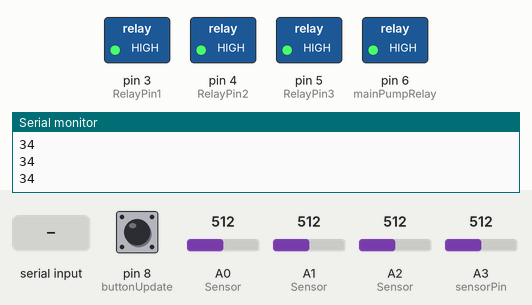
The sketch below on a simulated Arduino Uno, built with avr-gcc and run on an emulated ATmega328P. On the bench: switched loads named in the sketch (green lamp = pin HIGH), the last lines printed to the serial monitor. The inputs (shaded band) are chosen by the test bench; at power-on: A2 (Sensor) = 512, pin 8 (buttonUpdate) LOW, A0 (Sensor) = 512, A1 (Sensor) = 512, A3 (sensorPin) = 512.

Above: at 1.2 s.
1.3 s: "1%" received over Serial
At 5.03 s:
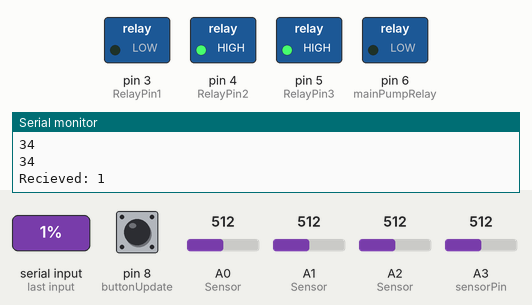
At 5.5 s:
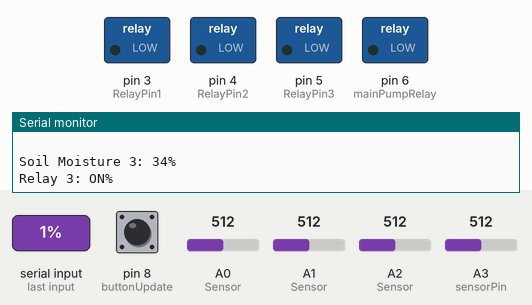
12.1 s: "1,1%" received over Serial
16.6 s: "1,150%" received over Serial
21.6 s: A2 (Sensor) set to 716
At 71.2 s:
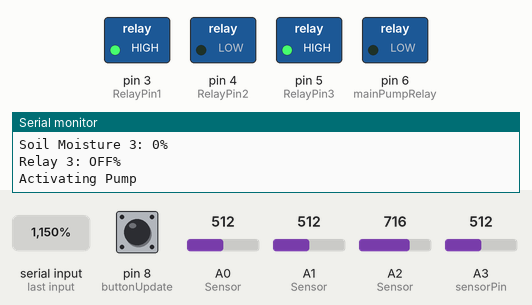
Timing chart, 0 to 71.7 s (numbered marks = the images above; inputs shaded):
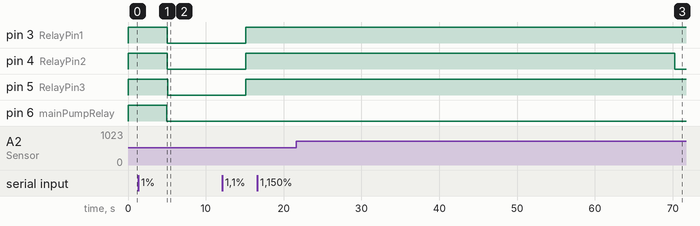

Measured:
- after the input at 1.3 s, pin 3 (RelayPin1), pin 6 (mainPumpRelay): HIGH → LOW after 3.7 s; pin 4 (RelayPin2), pin 5 (RelayPin3): HIGH → LOW after 3.8 s
- after the input at 21.6 s, pin 5 (RelayPin3): stays HIGH (without the input it goes to LOW after 48.7 s)

The sketch:

Arduino_Pump.ino
```cpp
#include <SoftwareSerial.h>

SoftwareSerial espSerial(5, 6);
SoftwareSerial arduinoSerial(9, 10);

int sensorPin = A3;

const int AirValue1 = 620;   //you need to replace this value with Value_1
const int WaterValue1 = 310;  //you need to replace this value with Value_2
int soilMoistureValue1 = 0;
int soilmoisturepercent1 = 0;

const int AirValue2 = 620;   //you need to replace this value with Value_1
const int WaterValue2 = 310;  //you need to replace this value with Value_2
int soilMoistureValue2 = 0;
int soilmoisturepercent2 = 0;

const int AirValue3 = 620;   //you need to replace this value with Value_1
const int WaterValue3 = 310;  //you need to replace this value with Value_2
int soilMoistureValue3 = 0;
int soilmoisturepercent3 = 0;

int mainPumpRelay = 6;
int RelayPin1 = 3;
int RelayPin2 = 4;
int RelayPin3 = 5;

int triggerValue1 = 60;
int triggerValue2 = 60;
int triggerValue3 = 60;

String receivedValue;

bool pumpSched1 = false;

const int buttonUpdate = 8;
int buttonStateUpdate = 0;

int loopCounter = 0;

void setup() {
  Serial.begin(9600); // open serial port, set the baud rate to 9600 bps
  espSerial.begin(115200);
  arduinoSerial.begin(9600);

  pinMode(mainPumpRelay, OUTPUT);
  pinMode(RelayPin1, OUTPUT);
  pinMode(RelayPin2, OUTPUT);
  pinMode(RelayPin3, OUTPUT);

  digitalWrite(mainPumpRelay, HIGH);
  digitalWrite(RelayPin1, HIGH);
  digitalWrite(RelayPin2, HIGH);
  digitalWrite(RelayPin3, HIGH);

  pinMode(buttonUpdate, INPUT);
}
void loop() {
  buttonStateUpdate = digitalRead(buttonUpdate); // for manual

  int sensorValue = analogRead(sensorPin);
  Serial.println(sensorValue);


  soilMoistureValue1 = analogRead(A0);  //put Sensor insert into soil
  soilmoisturepercent1 = map(soilMoistureValue1, AirValue1, WaterValue1, 0, 100);

  soilMoistureValue2 = analogRead(A1);  //put Sensor insert into soil
  soilmoisturepercent2 = map(soilMoistureValue2, AirValue2, WaterValue2, 0, 100);

  soilMoistureValue3 = analogRead(A2);  //put Sensor insert into soil
  soilmoisturepercent3 = map(soilMoistureValue3, AirValue3, WaterValue3, 0, 100);

  Serial.println(soilmoisturepercent1);
  Serial.println(soilmoisturepercent2);
  Serial.println(soilmoisturepercent3);


  if(loopCounter >= 60){

      loopCounter = 0;
      boolean moisture1Trigger1 = false;
      boolean moisture2Trigger2 = false;
      boolean moisture3Trigger3 = false;


      //soil Moisture 1
      if(soilmoisturepercent1 >= 100){
          Serial.println("Soil Moisture 1: 100%");
          Serial.println("Relay 1: ON%");

          moisture1Trigger1 = true;

          digitalWrite(RelayPin1, LOW);
      }

      else if(soilmoisturepercent1 <=0){
          Serial.println("Soil Moisture 1: 0%");
          Serial.println("Relay 1: OFF%");

          moisture1Trigger1 = false;

          digitalWrite(RelayPin1, HIGH);
      }

      else if(soilmoisturepercent1 > 0 && soilmoisturepercent1 < 100){
           Serial.println("Soil Moisture 1: " + String(soilmoisturepercent1) + "%");

           if(soilmoisturepercent1 < triggerValue1){
                 Serial.println("Relay 1: ON%");

                 moisture1Trigger1 = true;

                 digitalWrite(RelayPin1, LOW);
           }

           else if(soilmoisturepercent1 >=  triggerValue1){
                 Serial.println("Relay 1: OFF%");

                 moisture1Trigger1 = false;

                 digitalWrite(RelayPin1, HIGH);
           }
      }
      //****************


     Serial.println(" ");
     Serial.println(" ");
     Serial.println(" ");


     //soil Moisture 2
     if(soilmoisturepercent2 >= 100){
            Serial.println("Soil Moisture 2: 100%");
            Serial.println("Relay 2: ON%");

            moisture2Trigger2 = true;

            digitalWrite(RelayPin2, LOW);
     }

     else if(soilmoisturepercent2 <=0){
            Serial.println("Soil Moisture 2: 0%");
            Serial.println("Relay 2: OFF%");

            moisture2Trigger2 = false;

            digitalWrite(RelayPin2, HIGH);
     }

     else if(soilmoisturepercent2 > 0 && soilmoisturepercent2 < 100){
            Serial.println("Soil Moisture 2: " + String(soilmoisturepercent2) + "%");

            if(soilmoisturepercent2 < triggerValue2){
                  Serial.println("Relay 2: ON%");

                  moisture2Trigger2 = true;

                  digitalWrite(RelayPin2, LOW);
            }

            else if(soilmoisturepercent2 >=  triggerValue2){
                  Serial.println("Relay 2: OFF%");

                  moisture2Trigger2 = false;

                  digitalWrite(RelayPin2, HIGH);
            }
     }
     //****************


     Serial.println(" ");
     Serial.println(" ");
     Serial.println(" ");


     //soil Moisture 3
     if(soilmoisturepercent3 >= 100){
          Serial.println("Soil Moisture 3: 100%");
          Serial.println("Relay 3: ON%");

          moisture3Trigger3 = true;

          digitalWrite(RelayPin3, LOW);
      }

      else if(soilmoisturepercent3 <=0){
          Serial.println("Soil Moisture 3: 0%");
          Serial.println("Relay 3: OFF%");

          moisture3Trigger3 = false;

          digitalWrite(RelayPin3, HIGH);
      }

      else if(soilmoisturepercent3 > 0 && soilmoisturepercent3 < 100){
          Serial.println("Soil Moisture 3: " + String(soilmoisturepercent3) + "%");

          if(soilmoisturepercent3 < triggerValue3){
                Serial.println("Relay 3: ON%");

                moisture3Trigger3 = true;

                digitalWrite(RelayPin3, LOW);
          }

          else if(soilmoisturepercent3 >=  triggerValue3){
                Serial.println("Relay 3: OFF%");

                moisture3Trigger3 = false;

                digitalWrite(RelayPin3, HIGH);
          }
      }
      //****************

      if(moisture1Trigger1 == true || moisture2Trigger2 == true || moisture3Trigger3 == true){
          digitalWrite(mainPumpRelay, LOW);
          Serial.println("Activating Pump");

          if(moisture1Trigger1 == true){
              digitalWrite(RelayPin1, LOW);
          }

          if(moisture2Trigger2 == true){
              digitalWrite(RelayPin2, LOW);
          }

          if(moisture3Trigger3 == true){
              digitalWrite(RelayPin3, LOW);
          }
      }

      delay(10000);

      digitalWrite(RelayPin1, HIGH);
      digitalWrite(RelayPin2, HIGH);
      digitalWrite(RelayPin3, HIGH);
  }


  //if button is click update data
  if(buttonStateUpdate == HIGH) {
        espSerial.println("1");
  }


  if (Serial.available() > 0) {
      receivedValue = Serial.readStringUntil('%');

      Serial.println("Recieved: " + receivedValue);


        //if ang recieved value is hindi sya equals sa 1
        if(receivedValue != "1" && receivedValue != "0"){
            Serial.println("Update Recieved");
            Serial.println("");

            int moisture1Index = receivedValue.indexOf(',');
            String moisture1 = receivedValue.substring(0, moisture1Index);
            int moisture1Int = moisture1.toInt();

            String moisture1Remove = removeWord(receivedValue, moisture1);
            String removeComa1 = moisture1Remove.substring(1);
            int moisture2Index = removeComa1.indexOf(',');
            String moisture2 = removeComa1.substring(0, moisture2Index);
            int moisture2Int = moisture2.toInt();

            String moisture2Remove = removeWord(removeComa1, moisture2);
            String moisture3 = moisture2Remove.substring(1);
            int moisture3Int = moisture3.toInt();

            if(moisture1Int != 0){
                triggerValue1 = moisture1Int;
            }

            if(moisture2Int != 0){
                triggerValue2 = moisture2Int;
            }

            if(moisture3Int != 0){
                triggerValue3 = moisture3Int;
            }

            Serial.println("Trigger Value 1: " + triggerValue1);
            Serial.println("Trigger Value 2: " + triggerValue2);
            Serial.println("Trigger Value 3: " + triggerValue3);

            Serial.println("");
            Serial.println("");
            Serial.println("");

        }


        else if(receivedValue == "1"){

            if(pumpSched1 == false){

                pumpSched1 = true;


                Serial.println("Main Pump is Turned On");
                digitalWrite(mainPumpRelay, LOW);


                //soil Moisture 1
                if(soilmoisturepercent1 >= 100){
                    Serial.println("Soil Moisture 1: 100%");
                    Serial.println("Relay 1: ON%");

                    digitalWrite(RelayPin1, LOW);
                }

                else if(soilmoisturepercent1 <=0){
                    Serial.println("Soil Moisture 1: 0%");
                    Serial.println("Relay 1: OFF%");

                    digitalWrite(RelayPin1, HIGH);
                }

                else if(soilmoisturepercent1 > 0 && soilmoisturepercent1 < 100){
                    Serial.println("Soil Moisture 1: " + String(soilmoisturepercent1) + "%");

                    if(soilmoisturepercent1 < triggerValue1){
                      Serial.println("Relay 1: ON%");

                      digitalWrite(RelayPin1, LOW);
                    }

                    else if(soilmoisturepercent1 >=  triggerValue1){
                      Serial.println("Relay 1: OFF%");

                      digitalWrite(RelayPin1, HIGH);
                    }
                }
                //****************


              Serial.println(" ");
              Serial.println(" ");
              Serial.println(" ");


              //soil Moisture 2
                if(soilmoisturepercent2 >= 100){
                    Serial.println("Soil Moisture 2: 100%");
                    Serial.println("Relay 2: ON%");

                    digitalWrite(RelayPin2, LOW);
                }

                else if(soilmoisturepercent2 <=0){
                    Serial.println("Soil Moisture 2: 0%");
                    Serial.println("Relay 2: OFF%");

                    digitalWrite(RelayPin2, HIGH);
                }

                else if(soilmoisturepercent2 > 0 && soilmoisturepercent2 < 100){
                    Serial.println("Soil Moisture 2: " + String(soilmoisturepercent2) + "%");

                    if(soilmoisturepercent2 < triggerValue2){
                      Serial.println("Relay 2: ON%");

                      digitalWrite(RelayPin2, LOW);
                    }

                    else if(soilmoisturepercent2 >=  triggerValue2){
                      Serial.println("Relay 2: OFF%");

                      digitalWrite(RelayPin2, HIGH);
                    }
                }
                //****************


                Serial.println(" ");
                Serial.println(" ");
                Serial.println(" ");


                //soil Moisture 3
                if(soilmoisturepercent3 >= 100){
                    Serial.println("Soil Moisture 3: 100%");
                    Serial.println("Relay 3: ON%");

                    digitalWrite(RelayPin3, LOW);
                }

                else if(soilmoisturepercent3 <=0){
                    Serial.println("Soil Moisture 3: 0%");
                    Serial.println("Relay 3: OFF%");

                    digitalWrite(RelayPin3, HIGH);
                }

                else if(soilmoisturepercent3 > 0 && soilmoisturepercent3 < 100){
                    Serial.println("Soil Moisture 3: " + String(soilmoisturepercent3) + "%");

                    if(soilmoisturepercent3 < triggerValue3){
                      Serial.println("Relay 3: ON%");

                      digitalWrite(RelayPin3, LOW);
                    }

                    else if(soilmoisturepercent3 >=  triggerValue3){
                      Serial.println("Relay 3: OFF%");

                      digitalWrite(RelayPin3, HIGH);
                    }
                }
                //****************


              delay(10000);

              Serial.println(" ");
              Serial.println("All Relay is OFF");

              digitalWrite(RelayPin1, HIGH);
              digitalWrite(RelayPin2, HIGH);
              digitalWrite(RelayPin3, HIGH);


              Serial.println(" ");
              Serial.println(" ");
              Serial.println(" ");

            }

        }

        else if(receivedValue == "0"){
            Serial.println("PUMP OFF");
            pumpSched1 = false;
            Serial.println(" ");
            Serial.println(" ");
            Serial.println(" ");
        }
    }


    delay(5000);

    loopCounter = loopCounter + 5;

}

String removeWord(String str, String word) {
  int index = str.indexOf(word);
  if (index == -1) return str;
  int len = word.length();
  return str.substring(0, index) + str.substring(index+len);
}
```
